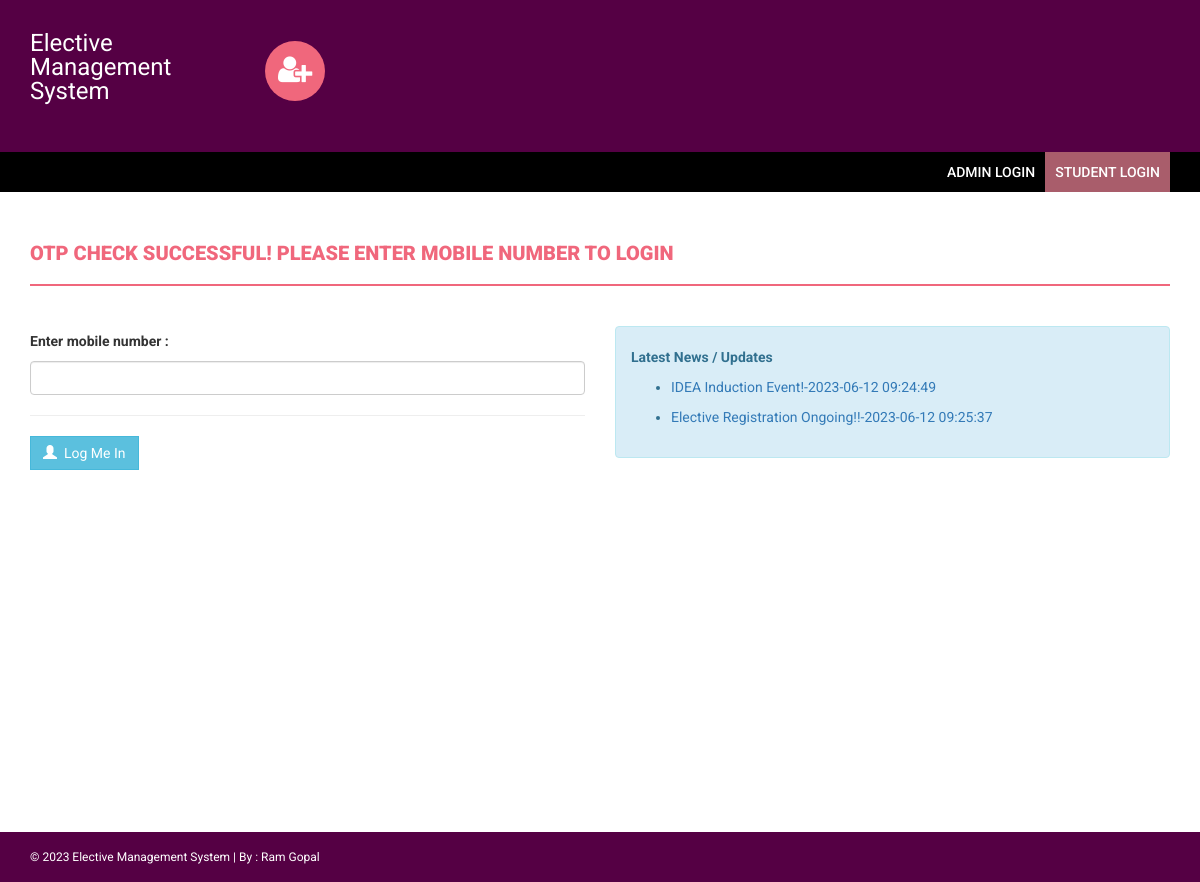
Page /s/slogin2.php on the committed database.
### tables this page shows
CREATE TABLE `news` (
  `id` int(11) NOT NULL,
  `newstitle` varchar(255) DEFAULT NULL,
  `newsDescription` mediumtext DEFAULT NULL,
  `postingDate` timestamp NULL DEFAULT current_timestamp()
);

### s/slogin2.php (the view, shortened to what this page needs)
<!DOCTYPE html>
<html xmlns="http://www.w3.org/1999/xhtml">
<head>
    <link href="assets/css/bootstrap.css" rel="stylesheet" />
    <link href="assets/css/font-awesome.css" rel="stylesheet" />
    <link href="assets/css/style.css" rel="stylesheet" />
</head>
<body>
    <?php include('includes/header.php');?>
<section class="menu-section">
        <div class="container">
            <div class="row">
                <div class="col-md-12">
                    <div class="navbar-collapse collapse ">
                        <ul id="menu-top" class="nav navbar-nav navbar-right">
                             <li><a href="admin/">Admin Login </a></li>
                              <li><a class="h" href="index.php">Student Login</a></li>
                        </ul>
                    </div>
                </div>
            </div>
        </div>
    </section>
    <div class="content-wrapper">
        <div class="container">
            <div class="row">
                <div class="col-md-12">
                    <h4 class="page-head-line">OTP Check Successful!  Please Enter Mobile Number to login</h4>
                </div>
            </div>
            <form name="admin" method="post">
            <div class="row">
                <div class="col-md-6">
                     <label>Enter mobile number : </label>
                        <input type="text" name="phno" class="form-control"  />
                        <hr />
                        <button type="submit" name="submit" class="btn btn-info"><span class="glyphicon glyphicon-user"></span> &nbsp;Log Me In </button>&nbsp;
                </div>
                </form>
                <div class="col-md-6">
                    <div class="alert alert-info">
                         <strong> Latest News / Updates</strong>
                         <marquee direction='up'  scrollamount="2" onmouseover="this.stop();" onmouseout="this.start();">
                        <ul>
                            <?php
$sql=mysqli_query($con,"select * from news");
while($row=mysqli_fetch_array($sql))
{
?>
                            <li>
                              <a href="news-details.php?nid=<?php echo htmlentities($row['id']);?>"><?php echo htmlentities($row['newstitle']);?>-<?php echo htmlentities($row['postingDate']);?></a>
                            </li>
                           <?php } ?>
                        </ul>
                    </marquee>
                    </div>
                                    </div>
            </div>
        </div>
    <?php include('includes/footer.php');?>
</body>
</html>

### s/assets/css/style.css (style rules this page uses)
body { font-family: 'Roboto', sans-serif; line-height: 30px; }
.content-wrapper { margin-top: 40px; min-height: 600px; padding-bottom: 60px; }
.page-head-line { font-weight: 900; padding-bottom: 20px; border-bottom: 2px solid #F0677C; text-transform: uppercase; color: #F0677C; font-size: 20px; margin-bottom: 40px; }
.btn { border-radius: 0px; -webkit-border-radius: 0px; -moz-border-radius: 0px; }
.menu-section { background-color: #000000; }
#menu-top a { color: #FFF; text-decoration: none; font-weight: 500; padding: 10px 10px 10px 10px; text-transform: uppercase; }

### s/slogin2.php (style rules this page uses)
.h { background-color: #a95d6b; }

### rows in the picture
news: newstitle "IDEA Induction Event!", postingDate "2023-06-12 09:24:49"
news: newstitle "Elective Registration Ongoing!!", postingDate "2023-06-12 09:25:37"
